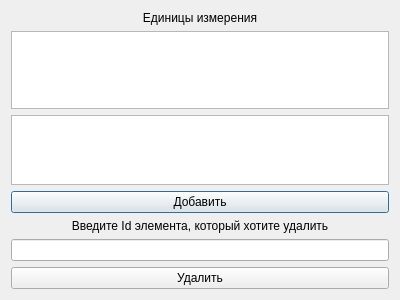
<?xml version="1.0" encoding="UTF-8"?>
<ui version="4.0">
 <class>MeasureUnitsForm</class>
 <widget class="QDialog" name="MeasureUnitsForm">
  <property name="geometry">
   <rect>
    <x>0</x>
    <y>0</y>
    <width>400</width>
    <height>300</height>
   </rect>
  </property>
  <property name="windowTitle">
   <string>Dialog</string>
  </property>
  <layout class="QVBoxLayout" name="verticalLayout">
   <item>
    <widget class="QLabel" name="label">
     <property name="styleSheet">
      <string notr="true">font: 300 14pt &quot;Yu Gothic UI Light&quot;;</string>
     </property>
     <property name="text">
      <string>Единицы измерения</string>
     </property>
     <property name="alignment">
      <set>Qt::AlignCenter</set>
     </property>
    </widget>
   </item>
   <item>
    <widget class="QTableWidget" name="tableWidget"/>
   </item>
   <item>
    <widget class="QTableWidget" name="tableWidget_2">
     <property name="maximumSize">
      <size>
       <width>388</width>
       <height>134</height>
      </size>
     </property>
    </widget>
   </item>
   <item>
    <widget class="QPushButton" name="pushButton">
     <property name="styleSheet">
      <string notr="true">font: 300 10pt &quot;Yu Gothic UI Light&quot;;</string>
     </property>
     <property name="text">
      <string>Добавить</string>
     </property>
    </widget>
   </item>
   <item>
    <spacer name="verticalSpacer">
     <property name="orientation">
      <enum>Qt::Vertical</enum>
     </property>
     <property name="sizeHint" stdset="0">
      <size>
       <width>20</width>
       <height>70</height>
      </size>
     </property>
    </spacer>
   </item>
   <item>
    <widget class="QLabel" name="label_2">
     <property name="styleSheet">
      <string notr="true">font: 300 12pt &quot;Yu Gothic UI Light&quot;;</string>
     </property>
     <property name="text">
      <string>Введите Id элемента, который хотите удалить</string>
     </property>
     <property name="alignment">
      <set>Qt::AlignCenter</set>
     </property>
    </widget>
   </item>
   <item>
    <widget class="QLineEdit" name="lineEdit">
     <property name="alignment">
      <set>Qt::AlignCenter</set>
     </property>
    </widget>
   </item>
   <item>
    <widget class="QPushButton" name="deleteButton">
     <property name="styleSheet">
      <string notr="true">font: 300 10pt &quot;Yu Gothic UI Light&quot;;</string>
     </property>
     <property name="text">
      <string>Удалить</string>
     </property>
    </widget>
   </item>
  </layout>
 </widget>
 <resources/>
 <connections/>
</ui>
